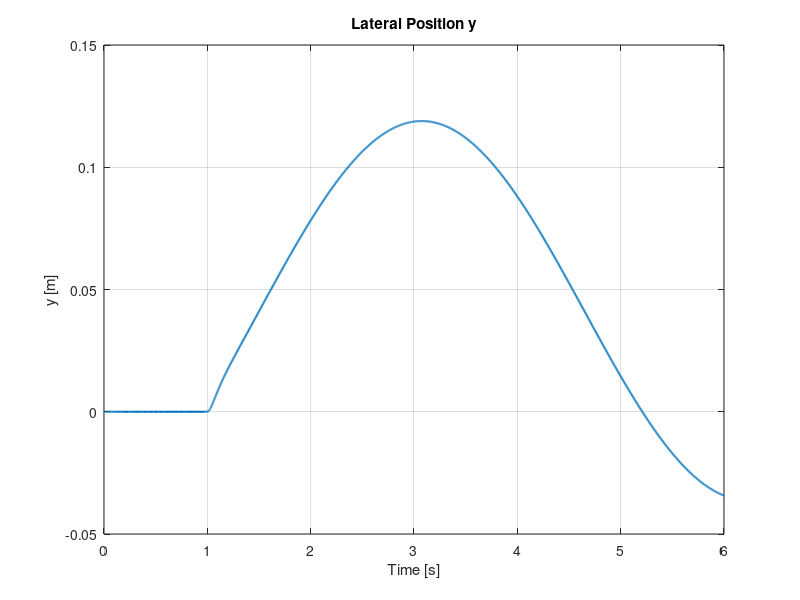
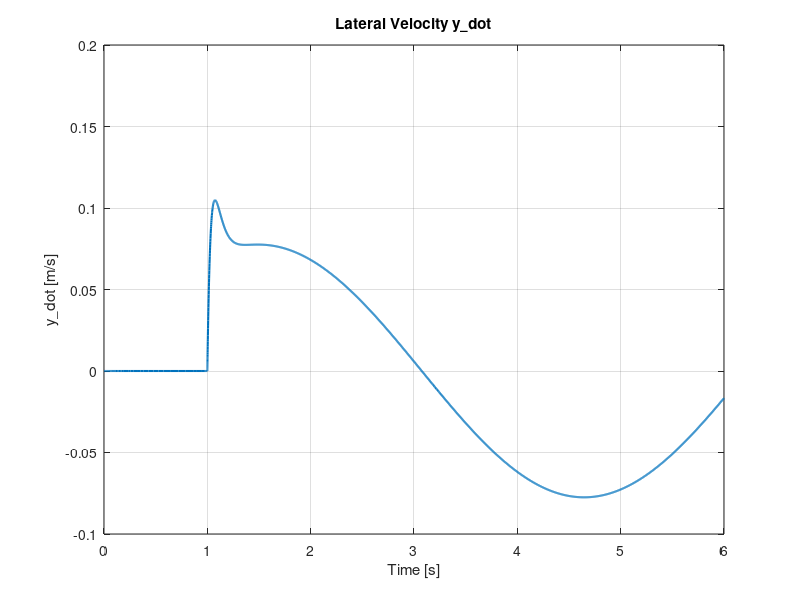
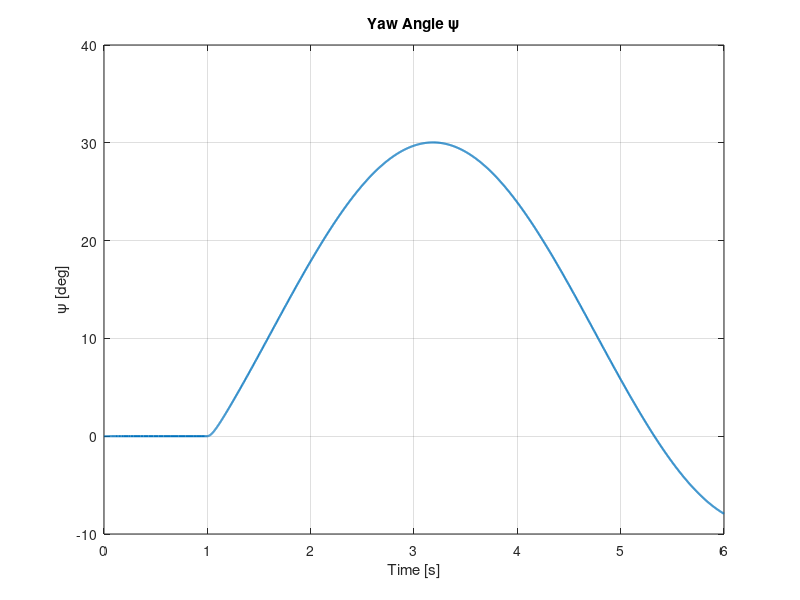
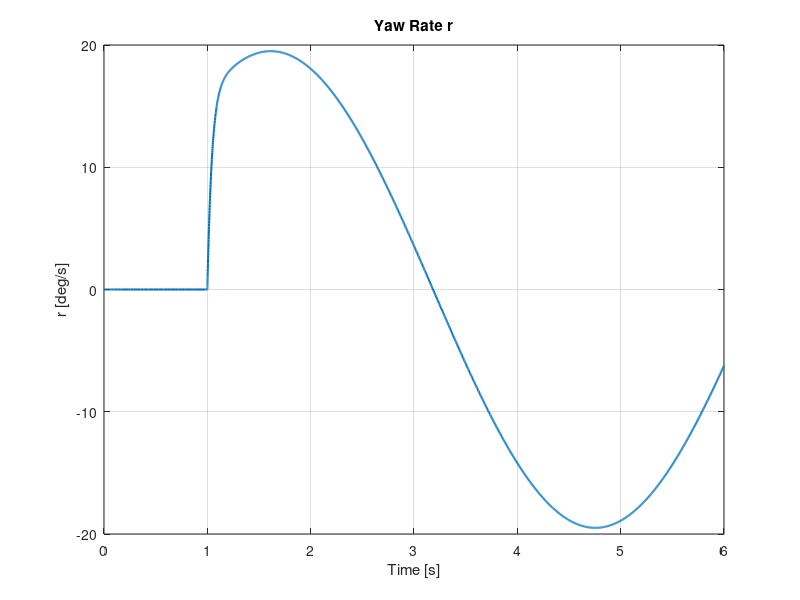

Source code (MATLAB) for these figures, in order:

clear; clc; close all;

%% 1) Parameters (EDIT THESE FOR YOUR CAR)
m   = 300;        % mass [kg]
Iz  = 180;        % yaw inertia [kg*m^2]
a   = 0.9;        % CG -> front axle [m]
b   = 0.9;        % CG -> rear axle [m]
Cf  = 30000;      % front cornering stiffness [N/rad]
Cr  = 32000;      % rear cornering stiffness [N/rad]
Ux  = 12;         % constant longitudinal speed [m/s]

% Sanity checks
if Ux <= 0
    error('Ux must be > 0 for this linear model.');
end



A = zeros(4,4);
B = zeros(4,1);

% x1 = y
A(1,2) = 1;

% x2 = y_dot = v_y
A(2,2) = -(Cf + Cr)/(m*Ux);
A(2,4) = -( Ux + (a*Cf - b*Cr)/(m*Ux) );
B(2)   =  Cf/m;

% x3 = psi
A(3,4) = 1;

% x4 = r
A(4,2) = -(a*Cf - b*Cr)/(Iz*Ux);
A(4,4) = -(a^2*Cf + b^2*Cr)/(Iz*Ux);
B(4)   =  a*Cf/Iz;

%% Steering input function delta(t)

delta_step_deg = 3;
t_step = 1.0;

delta = @(t) (t >= t_step) * deg2rad(delta_step_deg)*sin(t);

f = @(t,x) A*x + B*delta(t);

%% sim
tspan = [0 6];  % [s]
x0 = [0; 0; 0; 0];  % initial [y; y_dot; psi; r]

opts = odeset('RelTol',1e-7,'AbsTol',1e-9);
[t, X] = ode45(f, tspan, x0, opts);

y     = X(:,1);          % [m]
ydot  = X(:,2);          % [m/s]
psi   = X(:,3);          % [rad]
r     = X(:,4);          % [rad/s]

% Also compute lateral acceleration a_y = y_ddot + Ux*r
% y_ddot comes from the state equation for y_dot:
ay = zeros(size(t));
for k = 1:numel(t)
    xk = X(k,:)';
    xdotk = A*xk + B*delta(t(k));
    yddot = xdotk(2);
    ay(k) = yddot + Ux*xk(4);
end

%% 6) Plot outputs
figure; plot(t, y, 'LineWidth', 1.5);
grid on; xlabel('Time [s]'); ylabel('y [m]'); title('Lateral Position y');

figure; plot(t, ydot, 'LineWidth', 1.5);
grid on; xlabel('Time [s]'); ylabel('y\_dot [m/s]'); title('Lateral Velocity y\_dot');

figure; plot(t, rad2deg(psi), 'LineWidth', 1.5);
grid on; xlabel('Time [s]'); ylabel('\psi [deg]'); title('Yaw Angle \psi');

figure; plot(t, rad2deg(r), 'LineWidth', 1.5);
grid on; xlabel('Time [s]'); ylabel('r [deg/s]'); title('Yaw Rate r');

figure; plot(t, ay, 'LineWidth', 1.5);
grid on; xlabel('Time [s]'); ylabel('a_y [m/s^2]'); title('Lateral Acceleration a_y');

%% 7) Plot steering input for reference
d = arrayfun(delta, t);
figure; plot(t, rad2deg(d), 'LineWidth', 1.5);
grid on; xlabel('Time [s]'); ylabel('\delta [deg]'); title('Steering Input \delta(t)');
